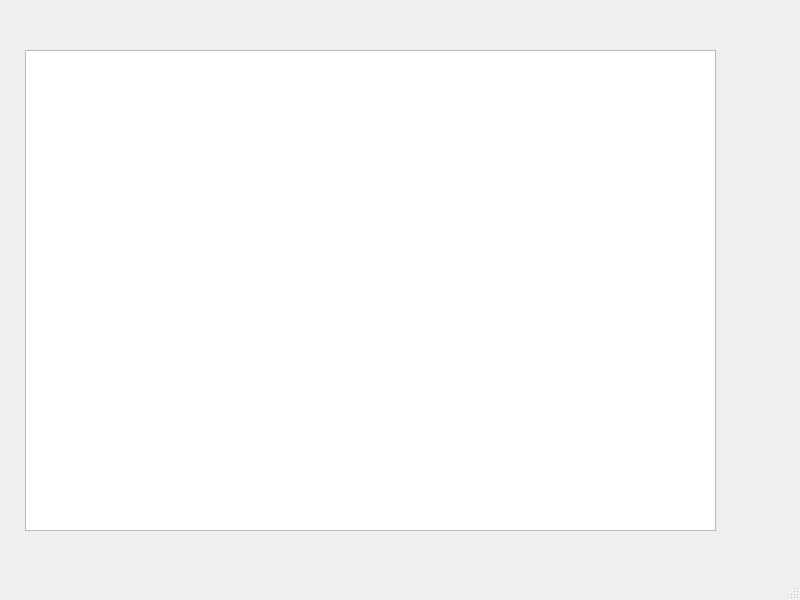
<?xml version="1.0" encoding="UTF-8"?>
<ui version="4.0">
 <class>MainWindow</class>
 <widget class="QMainWindow" name="MainWindow">
  <property name="geometry">
   <rect>
    <x>0</x>
    <y>0</y>
    <width>800</width>
    <height>600</height>
   </rect>
  </property>
  <property name="windowTitle">
   <string>MainWindow</string>
  </property>
  <widget class="QWidget" name="centralwidget">
   <widget class="QTableWidget" name="tableWidget">
    <property name="geometry">
     <rect>
      <x>25</x>
      <y>50</y>
      <width>691</width>
      <height>481</height>
     </rect>
    </property>
   </widget>
  </widget>
  <widget class="QMenuBar" name="menubar">
   <property name="geometry">
    <rect>
     <x>0</x>
     <y>0</y>
     <width>800</width>
     <height>26</height>
    </rect>
   </property>
  </widget>
  <widget class="QStatusBar" name="statusbar"/>
 </widget>
 <resources/>
 <connections/>
</ui>
